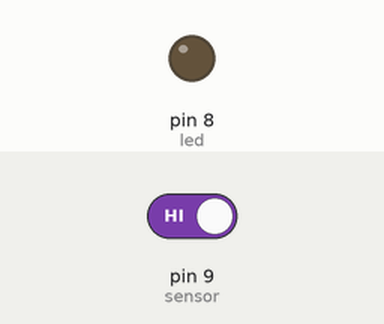
The sketch below on a simulated Arduino Uno, built with avr-gcc and run on an emulated ATmega328P. On the bench: output pins drawn as LEDs (lit = HIGH). Inputs (shaded band) come from the test bench; at power-on: pin 9 (sensor) HIGH. What the sketch prints to the serial monitor is not drawn.

Above: at 1.2 s.
1.3 s: pin 9 (sensor) driven LOW
At 2.5 s:
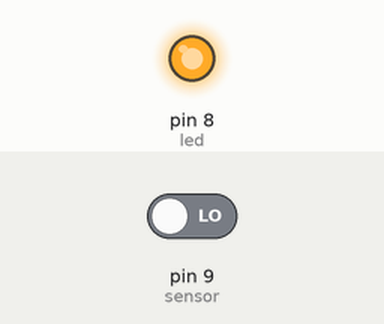
2.8 s: pin 9 (sensor) driven HIGH
At 3.9 s:
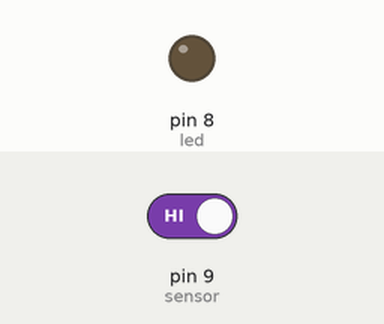
Timing chart, 0 to 5.8 s (numbered marks = the images above; inputs shaded):
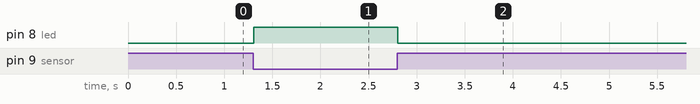

The sketch:

sensorE18_D80NK.ino
```cpp
int sensor = 9;
int led = 8;

void setup() {
  pinMode(sensor, INPUT);
  pinMode(led, OUTPUT);
  Serial.begin(9600);
}

void loop() {
  bool sensorValue = !digitalRead(sensor);
  Serial.println(sensorValue);
  if(sensorValue){
     digitalWrite(led, HIGH);
  }else{
    digitalWrite(led, LOW);
  }
}
```

Measured:
- after the input at 1.3 s, pin 8 (led): LOW → HIGH at once
- after the input at 2.8 s, pin 8 (led): HIGH → LOW at once
